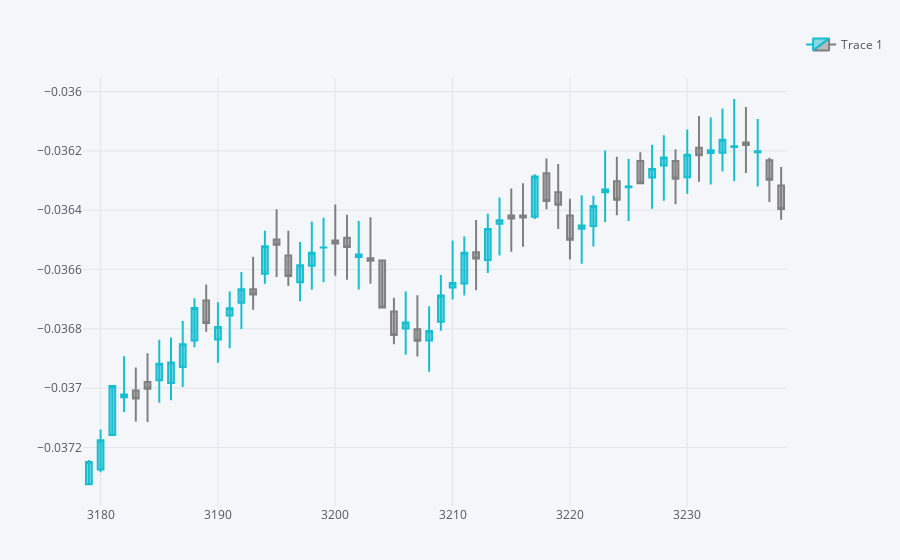

The code cell stored with this chart in its notebook:
### Code cell
qf=cf.QuantFig(tickers.get_group('a')[-60:])
plyo.iplot(qf.iplot(asFigure=True),image='png',
          filename='qf_01')
